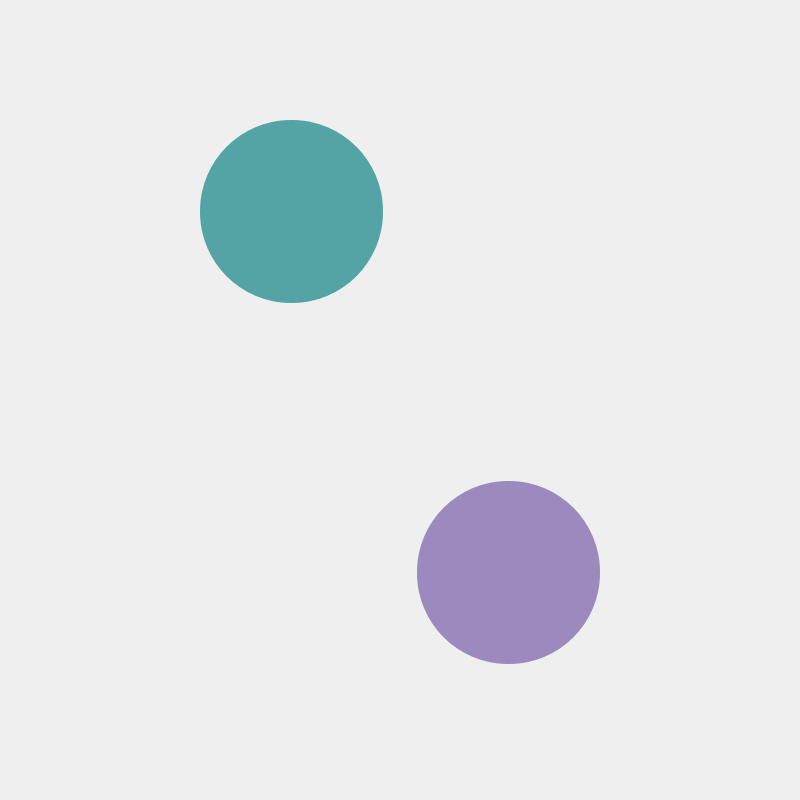
<?xml version="1.0" encoding="UTF-8"?>
<ui version="4.0">
 <class>MainWidget</class>
 <widget class="QWidget" name="MainWidget">
  <property name="geometry">
   <rect>
    <x>0</x>
    <y>0</y>
    <width>800</width>
    <height>800</height>
   </rect>
  </property>
  <property name="maximumSize">
   <size>
    <width>800</width>
    <height>800</height>
   </size>
  </property>
  <property name="windowTitle">
   <string>Skripta</string>
  </property>
  <property name="statusTip">
   <string/>
  </property>
  <property name="whatsThis">
   <string/>
  </property>
  <property name="accessibleName">
   <string/>
  </property>
  <property name="accessibleDescription">
   <string/>
  </property>
  <property name="autoFillBackground">
   <bool>false</bool>
  </property>
  <property name="styleSheet">
   <string notr="true">QWidget #MainWidget {
	background-image: url(&quot;images:main-window.png&quot;);
	background-attachment:  fixed;
}</string>
  </property>
  <widget class="QPushButton" name="RecordButton">
   <property name="geometry">
    <rect>
     <x>200</x>
     <y>120</y>
     <width>183</width>
     <height>183</height>
    </rect>
   </property>
   <property name="styleSheet">
    <string notr="true">QPushButton#RecordButton{
	border-radius: 91px;
	background:  rgb(84, 164, 166);
}

QPushButton#RecordButton:hover {
    background: #63C2C4;
}

QPushButton#RecordButton:pressed {
    background: #63C2C4;
	border: 3px solid white;
}
</string>
   </property>
   <property name="text">
    <string/>
   </property>
   <property name="icon">
    <iconset>
     <normaloff>../resources/icons/mic.png</normaloff>../resources/icons/mic.png</iconset>
   </property>
   <property name="iconSize">
    <size>
     <width>140</width>
     <height>140</height>
    </size>
   </property>
   <property name="checkable">
    <bool>true</bool>
   </property>
  </widget>
  <widget class="QPushButton" name="LoadButton">
   <property name="geometry">
    <rect>
     <x>417</x>
     <y>481</y>
     <width>183</width>
     <height>183</height>
    </rect>
   </property>
   <property name="styleSheet">
    <string notr="true">QPushButton#LoadButton {
	border-radius: 91px;
	background: #9C8ABF;
}

QPushButton#LoadButton:hover {
    background: #B8A2E1;
}

QPushButton#LoadButton:pressed {
    background: #B8A2E1;
	border: 3px solid white;
}
</string>
   </property>
   <property name="text">
    <string/>
   </property>
   <property name="icon">
    <iconset>
     <normaloff>../resources/icons/audio.png</normaloff>../resources/icons/audio.png</iconset>
   </property>
   <property name="iconSize">
    <size>
     <width>150</width>
     <height>150</height>
    </size>
   </property>
   <property name="checkable">
    <bool>true</bool>
   </property>
  </widget>
  <zorder>LoadButton</zorder>
  <zorder>RecordButton</zorder>
 </widget>
 <resources/>
 <connections/>
</ui>
